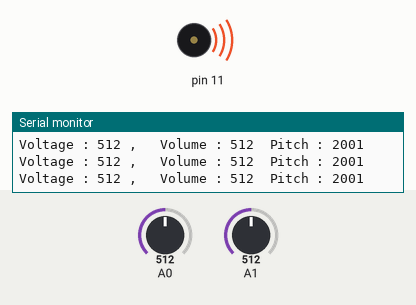
This sketch was run on a simulated Arduino Uno, built with avr-gcc and run on an emulated ATmega328P. Shown: buzzer (waves = sounding), the last lines printed to the serial monitor. Inputs (shaded band) come from the test bench; at power-on: A0 = 512, A1 = 512.

Above: at 1.2 s.
1.3 s: A0 set to 0
At 1.8 s:
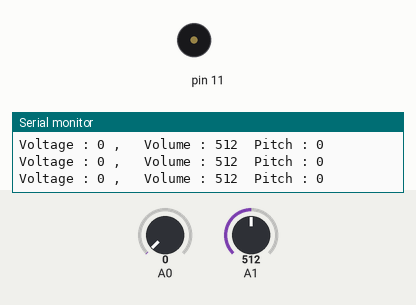
2.8 s: A1 set to 104
5.8 s: A1 set to 93
8.8 s: A0 set to 122
At 10.2 s:
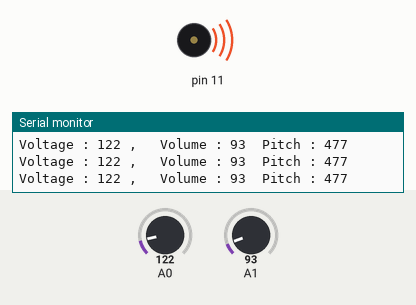
Timing chart, 0 to 11.3 s (numbered marks = the images above; inputs shaded):
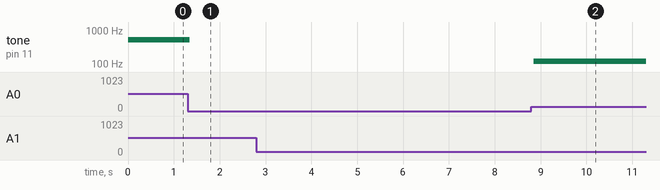

Measured:
- after the input at 1.3 s, tone on pin 11: 512 Hz → silent after 0.05 s
- after the input at 8.8 s, tone on pin 11: silent → 122 Hz after 0.06 s

The sketch:

pot_piezo.ino
```cpp
void setup() {
  // put your setup code here, to run once:
  Serial.begin(9600);
  pinMode(11,OUTPUT);
  pinMode(A0,INPUT);
  pinMode(A1,INPUT);
}

void loop() {
  // put your main code here, to run repeatedly:
  int vol=analogRead(A0);
  int volm=analogRead(A1);
  Serial.print("Voltage : ");
  Serial.print(vol);
  int pitch=map(vol,0,1023,0,4000);
  Serial.print(" , \tVolume : ");
  Serial.print(volm);
  Serial.print("\tPitch : ");
  Serial.println(pitch);
  tone(11,vol,100);
  delay(10);
}
```
